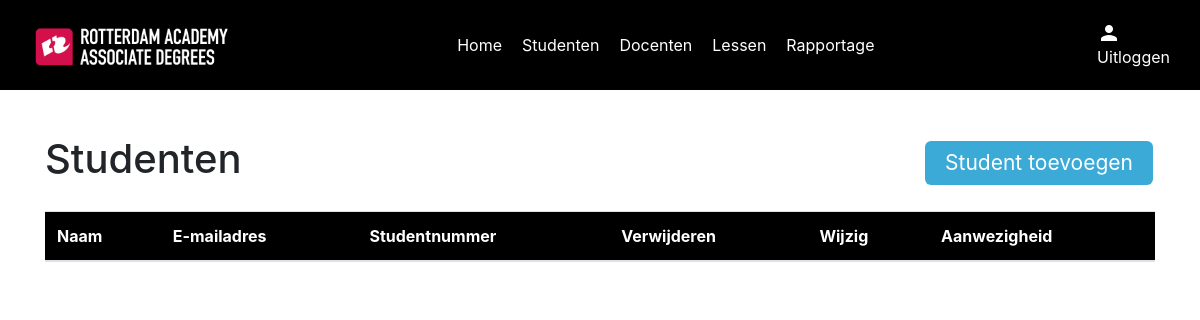
Before: /studenten_overzicht with the older database file.
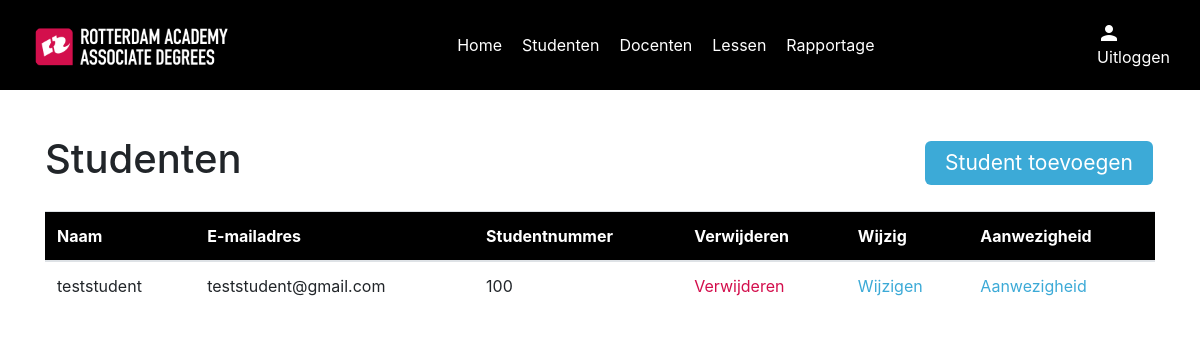
After: the same page with the newer database file.
### models/userModel.py (models this page shows)
class User(UserMixin, db.Model):
    id = db.Column(db.Integer, primary_key=True)
    name = db.Column(db.String(100), nullable=False)
    email = db.Column(db.String(100), nullable=False)
    password = db.Column(db.String(255), nullable=True)
    role = db.Column(db.Integer, nullable=False)
    studentNumber = db.Column(db.Integer, nullable=True)
    def to_dict(self):
        return {
            'id': self.id,
            'name': self.name,
            'email': self.email,
            'password': self.password,
            'role': self.role,
            'student_number': self.studentNumber
        }

### routes/studentRoutes.py (the view)
    @app.route("/studenten_overzicht")
    def students_index():
        students = StudentController.get_all_students()
        return render_template(
            "students/index.html", students=students
        )

### controllers/studentController.py (called while the page is built)
    @staticmethod
    def get_all_students():
        students = User.query.filter_by(role=1)
        students_dict = [student.to_dict() for student in students]
        return students_dict

### templates/students/index.html (shortened to what this page needs)
{% include "layout.html" %}
{% block content %}
{% include "navigation.html" %}
<div class="container students">
    <div class="index" id="students">
        <div class="top-content">
            <h1>Studenten</h1>
            <a href="#" class="button" id="btnCreate" data-toggle="modal" data-target="#studentModal">Student toevoegen</a>
        </div>
        <table class="table">
            <thead style="background-color: black; color: #fff;">
            <tr>
                <th scope="Name">Naam</th>
                <th scope="Date">E-mailadres</th>
                <th scope="Starttime">Studentnummer</th>
                <th scope="Delete">Verwijderen</th>
                <th scope="Change">Wijzig</th>
                <th scope="Change">Aanwezigheid</th>
            </tr>
            </thead>
            <tbody>
            {% for student in students %}
            <tr>
                <td>{{ student.name }}</td>
                <td>{{ student.email }}</td>
                <td>{{ student.student_number }}</td>
                <td><a href="#" class="red" data-id="{{ student.id }}" id="btnDelete">Verwijderen</a></td>
                <td><a href="#" class="blue" data-id="{{ student.id }}" id="btnEdit" data-toggle="modal" data-target="#studentModal">Wijzigen</a></td>
                <td><a href="/students/{{ student.student_number }}/aanwezigheid" class="blue">Aanwezigheid</a></td>
            </tr>
            {% endfor %}
            </tbody>
        </table>
    </div>
</div>
{% endblock %}

Changed rows visible on the page:
added User: name "teststudent", email "teststudent@gmail.com", student_number "100"
